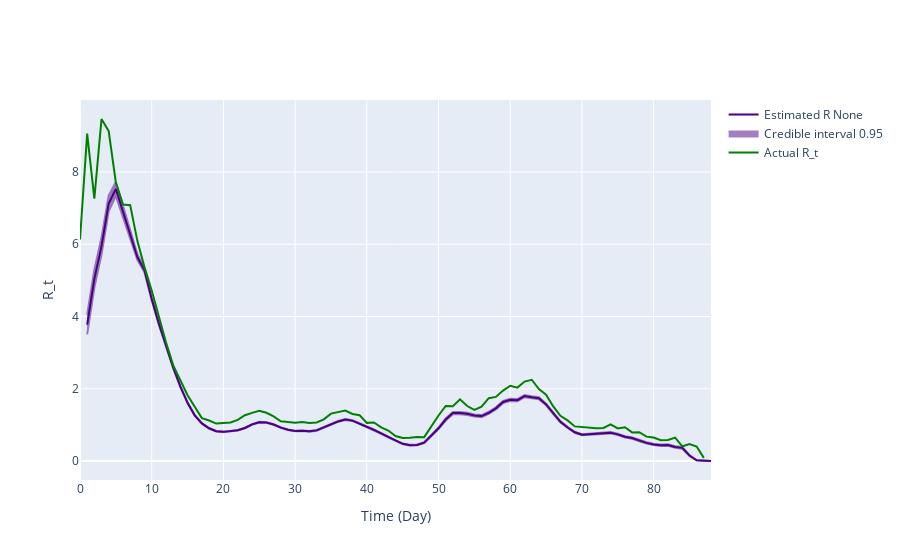

The notebook cell this image was saved under:
### Code cell
gamma_pdf_opt_r02 = gamma.pdf(x, result_r02.x[0], result_r02.x[1], result_r02.x[2])
inference = branchpro.BranchProPosterior(
    inc_data=inc_data_r02,
    daily_serial_interval=gamma_pdf_opt_r02,
    alpha=prior_a,
    beta=prior_b)

inference.run_inference(tau=tau)
intervals = inference.get_intervals(central_prob=.95)
intervals = process_intervals_data(intervals, gamma_pdf_opt_r02)

fig = plot_rt_fig(intervals, true_rt_r02[2:-1], gamma_pdf_opt_r02, end_time_point)
pio.write_image(fig.figure, 'single_plots/predicted_vs_true_rt_r02_optimal.png')
fig.show_figure()

### Figure 1 — Plotly figure (JSON) as saved in the notebook; plotly's stock layout.template omitted (floating-point values rounded to 4 significant figures; data arrays with more than 128 entries replaced by an {"elided": "..."} marker saying what was removed)
{"data": [{"line": {"color": "indigo"}, "mode": "lines", "name": "Estimated R None", "type": "scatter", "x": [1, 2, 3, 4, 5, 6, 7, 8, 9, 10, 11, 12, 13, 14, 15, 16, 17, 18, 19, 20, 21, 22, 23, 24, 25, 26, 27, 28, 29, 30, 31, 32, 33, 34, 35, 36, 37, 38, 39, 40, 41, 42, 43, 44, 45, 46, 47, 48, 49, 50, 51, 52, 53, 54, 55, 56, 57, 58, 59, 60, 61, 62, 63, 64, 65, 66, 67, 68, 69, 70, 71, 72, 73, 74, 75, 76, 77, 78, 79, 80, 81, 82, 83, 84, 85, 86, 87, 88], "y": [3.773, 5.042, 5.947, 7.126, 7.528, 6.879, 6.291, 5.646, 5.276, 4.485, 3.801, 3.176, 2.585, 2.058, 1.609, 1.265, 1.042, 0.9056, 0.8229, 0.8062, 0.8201, 0.8534, 0.9134, 1.013, 1.073, 1.066, 1.01, 0.9245, 0.8667, 0.8307, 0.8366, 0.8205, 0.8476, 0.9218, 1.012, 1.095, 1.148, 1.118, 1.036, 0.952, 0.862, 0.7633, 0.66, 0.5625, 0.4765, 0.4367, 0.445, 0.5093, 0.7012, 0.9058, 1.148, 1.325, 1.327, 1.306, 1.259, 1.243, 1.333, 1.457, 1.633, 1.694, 1.684, 1.796, 1.764, 1.737, 1.565, 1.314, 1.086, 0.9282, 0.796, 0.7252, 0.7396, 0.7636, 0.7651, 0.7821, 0.7372, 0.6696, 0.6354, 0.5664, 0.5015, 0.4596, 0.4368, 0.442, 0.3866, 0.3631, 0.1508, 0.01898, 5.331e-05, 0.0]}, {"fill": "toself", "fillcolor": "indigo", "line": {"color": "indigo"}, "mode": "lines", "name": "Credible interval 0.95", "opacity": 0.5, "showlegend": true, "type": "scatter", "x": {"elided": "176 int values"}, "y": {"elided": "176 float values"}}, {"line": {"color": "green"}, "mode": "lines", "name": "Actual R_t", "type": "scatter", "x": [0, 1, 2, 3, 4, 5, 6, 7, 8, 9, 10, 11, 12, 13, 14, 15, 16, 17, 18, 19, 20, 21, 22, 23, 24, 25, 26, 27, 28, 29, 30, 31, 32, 33, 34, 35, 36, 37, 38, 39, 40, 41, 42, 43, 44, 45, 46, 47, 48, 49, 50, 51, 52, 53, 54, 55, 56, 57, 58, 59, 60, 61, 62, 63, 64, 65, 66, 67, 68, 69, 70, 71, 72, 73, 74, 75, 76, 77, 78, 79, 80, 81, 82, 83, 84, 85, 86, 87, 88, 89, 90], "y": [6.132, 9.063, 7.261, 9.466, 9.131, 7.71, 7.097, 7.081, 6.093, 5.359, 4.72, 3.978, 3.279, 2.646, 2.212, 1.822, 1.504, 1.186, 1.119, 1.036, 1.05, 1.064, 1.139, 1.267, 1.333, 1.39, 1.336, 1.234, 1.099, 1.084, 1.058, 1.082, 1.052, 1.067, 1.152, 1.311, 1.362, 1.396, 1.301, 1.267, 1.056, 1.067, 0.9295, 0.843, 0.6916, 0.6365, 0.6428, 0.6644, 0.66, 0.9727, 1.26, 1.522, 1.517, 1.707, 1.522, 1.416, 1.503, 1.74, 1.775, 1.95, 2.083, 2.031, 2.198, 2.249, 1.99, 1.837, 1.51, 1.249, 1.124, 0.9575, 0.9383, 0.929, 0.9071, 0.9147, 1.012, 0.9015, 0.9334, 0.7918, 0.7972, 0.6738, 0.6496, 0.574, 0.5822, 0.6491, 0.4074, 0.471, 0.4017, 0.08589]}], "layout": {"hovermode": "x unified", "xaxis": {"title": {"text": "Time (Day)"}}, "yaxis": {"title": {"text": "R_t"}}}}
